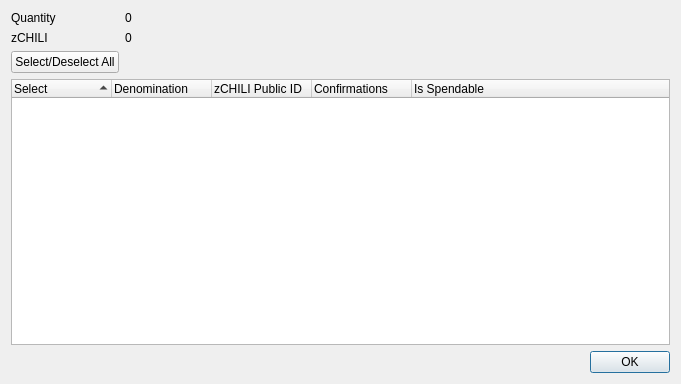
<?xml version="1.0" encoding="UTF-8"?>
<ui version="4.0">
 <class>ZPhrControlDialog</class>
 <widget class="QDialog" name="ZPhrControlDialog">
  <property name="geometry">
   <rect>
    <x>0</x>
    <y>0</y>
    <width>681</width>
    <height>384</height>
   </rect>
  </property>
  <property name="minimumSize">
   <size>
    <width>681</width>
    <height>384</height>
   </size>
  </property>
  <property name="windowTitle">
   <string>Select zCHILI to Spend</string>
  </property>
  <layout class="QGridLayout" name="gridLayout">
   <item row="0" column="0">
    <layout class="QFormLayout" name="formLayout">
     <property name="sizeConstraint">
      <enum>QLayout::SetDefaultConstraint</enum>
     </property>
     <item row="0" column="0">
      <widget class="QLabel" name="labelQuantity">
       <property name="text">
        <string>Quantity</string>
       </property>
      </widget>
     </item>
     <item row="0" column="1">
      <widget class="QLabel" name="labelQuantity_int">
       <property name="text">
        <string>0</string>
       </property>
      </widget>
     </item>
     <item row="1" column="0">
      <widget class="QLabel" name="labelZPhr">
       <property name="text">
        <string>zCHILI</string>
       </property>
      </widget>
     </item>
     <item row="1" column="1">
      <widget class="QLabel" name="labelZPhr_int">
       <property name="text">
        <string>0</string>
       </property>
      </widget>
     </item>
     <item row="2" column="0">
      <widget class="QPushButton" name="pushButtonAll">
       <property name="text">
        <string>Select/Deselect All</string>
       </property>
      </widget>
     </item>
    </layout>
   </item>
   <item row="1" column="0">
    <layout class="QVBoxLayout" name="verticalLayout">
     <item>
      <widget class="QTreeWidget" name="treeWidget">
       <property name="minimumSize">
        <size>
         <width>0</width>
         <height>250</height>
        </size>
       </property>
       <property name="alternatingRowColors">
        <bool>true</bool>
       </property>
       <property name="sortingEnabled">
        <bool>true</bool>
       </property>
       <property name="columnCount">
        <number>5</number>
       </property>
       <attribute name="headerDefaultSectionSize">
        <number>100</number>
       </attribute>
       <column>
        <property name="text">
         <string notr="true">Select</string>
        </property>
       </column>
       <column>
        <property name="text">
         <string notr="true">Denomination</string>
        </property>
       </column>
       <column>
        <property name="text">
         <string notr="true">zCHILI Public ID</string>
        </property>
       </column>
       <column>
        <property name="text">
         <string notr="true">Confirmations</string>
        </property>
       </column>
       <column>
        <property name="text">
         <string>Is Spendable</string>
        </property>
       </column>
      </widget>
     </item>
     <item>
      <widget class="QDialogButtonBox" name="buttonBox">
       <property name="orientation">
        <enum>Qt::Horizontal</enum>
       </property>
       <property name="standardButtons">
        <set>QDialogButtonBox::Ok</set>
       </property>
      </widget>
     </item>
    </layout>
   </item>
  </layout>
 </widget>
 <resources/>
 <connections>
  <connection>
   <sender>buttonBox</sender>
   <signal>accepted()</signal>
   <receiver>ZPhrControlDialog</receiver>
   <slot>accept()</slot>
   <hints>
    <hint type="sourcelabel">
     <x>248</x>
     <y>254</y>
    </hint>
    <hint type="destinationlabel">
     <x>157</x>
     <y>274</y>
    </hint>
   </hints>
  </connection>
  <connection>
   <sender>buttonBox</sender>
   <signal>rejected()</signal>
   <receiver>ZPhrControlDialog</receiver>
   <slot>reject()</slot>
   <hints>
    <hint type="sourcelabel">
     <x>316</x>
     <y>260</y>
    </hint>
    <hint type="destinationlabel">
     <x>286</x>
     <y>274</y>
    </hint>
   </hints>
  </connection>
 </connections>
</ui>
